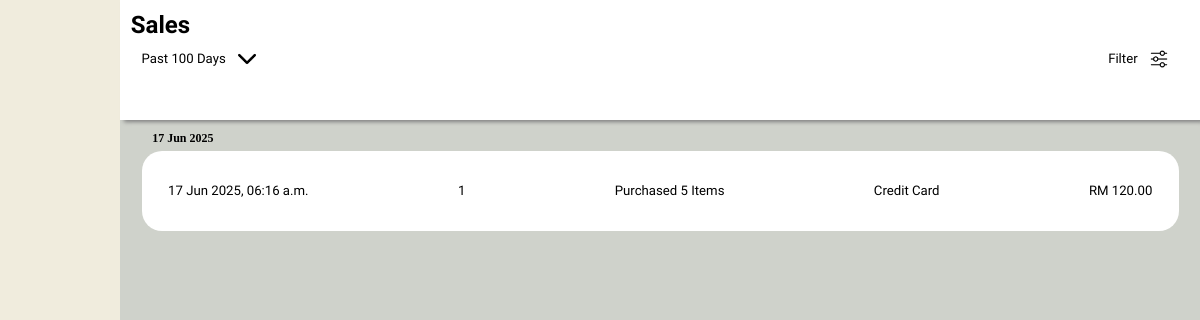
The page /pos/history/ on the database its author committed.
### pos/models.py (models this page shows)
class Payment(models.Model):
    cart = models.ForeignKey(Cart, on_delete=models.CASCADE)
    employeeID = models.ForeignKey(Employee, on_delete=models.CASCADE)
    payment_method = models.CharField(max_length=12,null=False)
    tax = models.FloatField(default=0.00)
    discount = models.FloatField(default=0.00)
    total_cost = models.FloatField(default=0.00,null=False)
    card_info = models.CharField(max_length=16, null=True)
    expiry = models.CharField(max_length=5,null=True)
    cvv = models.CharField(max_length=4,null=True)
    timeStamp = models.DateTimeField(auto_now_add=True)

### pos/views.py (the view)
# urls.py: path('history/',views.cashierHistoryView, name="history"),
def cashierHistoryView(request):
    payments = Payment.objects.order_by('-timeStamp').annotate(
        items_sold=Sum('cart__cart_items__quantity')
    )
    payments_by_date = {}
    for payment in payments:
        i_date = payment.timeStamp.date()
        if i_date not in payments_by_date:
            payments_by_date[i_date] = []
        payments_by_date[i_date].append(payment)
    return render(
        request,
        'pos/view_history.html',
        context={
            'all_payments' : payments_by_date
        }
    )

### pos/templates/pos/view_history.html (shortened to what this page needs)
<!DOCTYPE html>
{% load static %}
<html>
    <link rel = "stylesheet" href="{% static 'css/view_history.css' %}">
    <body>
        <div id="main-content">
            <div id="dashboard">
                <h1>Sales</h1>
                <div class="filter-bar">
                    <div class="filter-option" id="date-filter-selection">
                        <h3 class="filter-title" id="date-filter-title">Past 100 Days</h3>
                        <img src="{% static 'images/arrow-down.png' %}" class="logo dropdown">
                    </div>
                    <div class="filter-option" id="payment-filter-selection">
                        <h3 class="filter-title"> Filter </h3>
                        <img src="{% static 'images/adjust.png'%}" class="logo filter">
                    </div>
                </div>
            </div>
            <div class="history" id="history-list">
                {% include 'partials/history_partial.html' %}
            </div>
        </div>
    </body>
</html>

### pos/templates/partials/history_partial.html
{% for date, payments in all_payments.items %}
    <div class="day">
        <h4 class="day title">{{date | date:"d M Y"}}</h4>
        {%for payment in payments%}
            <div class="day transactions" onclick="window.location.href='{% url 'payment_details' payment.id%}'">
                <h3>{{payment.timeStamp | date:"d M Y, h:i a"}}</h3>
                <h3>{{payment.id}}</h3>
                <h3>Purchased {{payment.items_sold}} Items</h3>
                <h3>{{payment.payment_method}}</h3>
                <h3>RM {{payment.total_cost | floatformat:2}}</h3>
            </div>
        {% endfor%}
    </div>
{% endfor %}

### pos/static/css/view_history.css (style rules this page uses)
body, html { font-size: 1vw; margin: 0; width: 100%; height: 100%; background-color: #F0ECDD; }
h1,h4 { margin: 0; margin-bottom: 1%; padding-top: 1%; padding-left: 1%; }
h3 { font-family: "Mukta Mahee", sans-serif; font-weight: 300; font-style: normal; font-size: 1.1vw; margin: 0; }
#main-content { position: relative; left: 10%; width: 90%; height: 100%; background-color: #CFD2CB; }
#dashboard { font-family: "Sansation", sans-serif; font-weight: 400; font-style: normal; width: 100%; height: 15%; background-color: white; box-shadow: 4px 2px 4px gray; }
.filter-bar { width: 100%; display: flex; justify-content: space-between; }
.filter-option { width: fit-content; height: 100%; padding-left: 2%; padding-right: 3%; display: flex; }
.logo { width: 1.5em; height: 1.5em; padding-left: 1em; align-self: center; }
.filter-title { margin: 0; align-self: center; }
.history { padding-left: 2%; height: 80%; overflow: hidden; overflow-y: scroll; visibility: visible; }
.day.title { width: fit-content; margin-bottom: 0.5%; padding-left: 1%; }
.day.transactions { display: flex; width: 93%; height: 10vh; padding-left: 2.5%; padding-right: 2.5%; margin-bottom: 0.5%; justify-content: space-between; align-items: center; background-color: #fff; border-radius: 20px; }

### rows shown on the page
Payment: timeStamp "17 Jun 2025", timeStamp "17 Jun 2025, 06:16 a.m.", id "1", items_sold "5", payment_method "Credit Card", total_cost "120.00"
